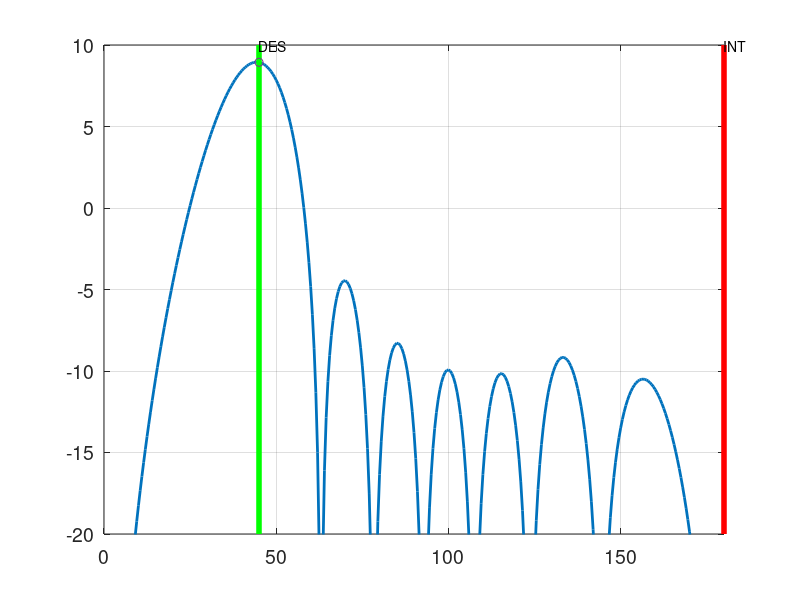

Here is the MATLAB script that generated this plot:
% Copyright (c) 2019 Perspecta Labs Inc.  All Rights Reserved

function nullExample2
    % Null steering example
    a.Nr=8;

    % Define uniform linear array on x-axis
    inds=(0:a.Nr-1).';

    a.fc=2e9;
    a.c=2.998e8;
    a.lambda=a.c/a.fc;
    a.dx=a.lambda/2;
    a.dy=0;
    a.x=inds.*a.dx;
    a.y=inds.*a.dy;

    % Define DOAs
    phii=45*pi/180;
    
    angScan=(0:0.5:180);
    A=steeringVector(angScan*pi/180,a);
    
    w=ones(a.Nr,1)/sqrt(a.Nr);
    pat=10*log10(abs(A'*w).^2);
    figure(1); clf; hold on;
    hnd=plot(angScan,pat);
    set(gca,'box','on','fontsize',14);
    miny=-20;
    maxy=10;
    hndi=plot(phii*180/pi*[1,1],[miny,maxy]);
    set(hndi,'linewidth',4,'color','r');
    phid=45*pi/180;
    hndd=plot(phid*180/pi*[1,1],[miny,maxy]);
    set(hndd,'linewidth',4,'color','g');
    grid on;
    axis([0,180,-20,10]);
    set(hnd,'linewidth',2);
    hndTi=text(phii*180/pi,maxy,'INT');
    hndTd=text(phid*180/pi,maxy,'DES');
    [~,iDes]=min(abs(angScan-phid*180/pi));
    hndMd=plot(phid*180/pi,pat(iDes),'o');
    
    angds=0:180;
    % angds=60;
    for nd=1:length(angds)
        phii=angds(nd)*pi/180;
        ai=steeringVector(phii,a);
        ad=steeringVector(phid,a);
        [U,D]=eig(ai*ai');
        d=diag(D);
        [ds,sortInds]=sort(d,'descend');
        U=U(:,sortInds);
        Un=U(:,2:end);
        wn=inv(Un'*Un+1e-6*eye(a.Nr-1,a.Nr-1))*Un'*ad;
        w=Un*wn;
        w=w./norm(w);
        pat=10*log10(abs(A'*w).^2);
        set(hnd,'ydata',pat);
        set(hndi,'xdata',phii*180/pi*[1,1]);
        set(hndTi,'position',[phii*180/pi,maxy]);
        [~,iDes]=min(abs(angScan-phid*180/pi));
        set(hndMd,'ydata',pat(iDes));
        pause(0.2);
    end  
end

function a=steeringVector(phi,a)
    a=exp(j*2*pi/a.lambda*(a.x*cos(phi)+a.y*sin(phi)));
end